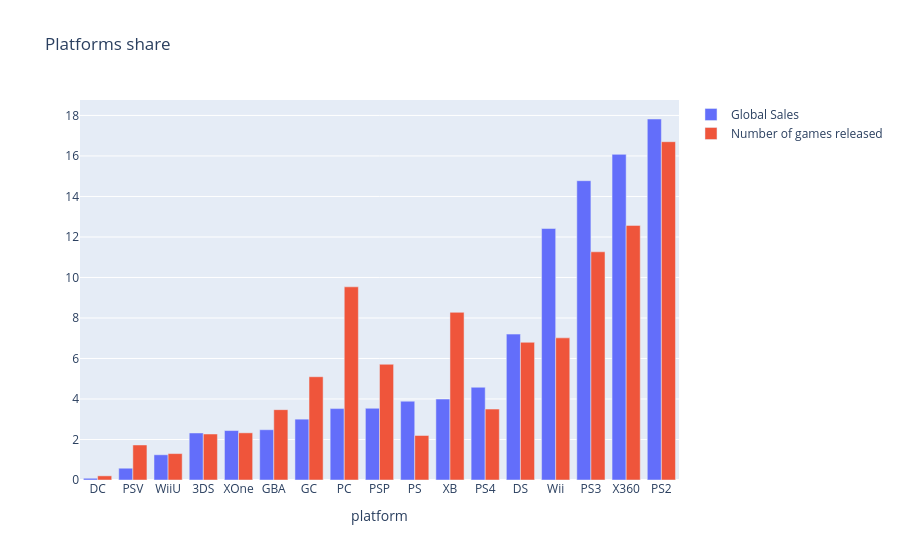

Write notebook code for a chart like this one.
### Code cell
trace0 = go.Bar(
    x=platforms_df.index,
    y=platforms_df.Global_Sales,
    name='Global Sales',
    orientation = 'v'
)

trace1 = go.Bar(
    x=platforms_df.index,
    y=platforms_df.Number_of_Games,
    name='Number of games released',
    orientation = 'v'
)

data = [trace0, trace1]
layout = {'title': 'Platforms share', 'xaxis': {'title': 'platform'}}

fig = go.Figure(data=data, layout=layout)

iplot(fig, show_link=False)

### Figure 1 — Plotly figure (JSON) as saved in the notebook; plotly's stock layout.template omitted (floating-point values rounded to 4 significant figures)
{"data": [{"name": "Global Sales", "orientation": "v", "type": "bar", "x": ["DC", "PSV", "WiiU", "3DS", "XOne", "GBA", "GC", "PC", "PSP", "PS", "XB", "PS4", "DS", "Wii", "PS3", "X360", "PS2"], "y": [0.08574, 0.5819, 1.245, 2.322, 2.441, 2.483, 3.004, 3.526, 3.541, 3.892, 3.996, 4.579, 7.204, 12.42, 14.78, 16.08, 17.82]}, {"name": "Number of games released", "orientation": "v", "type": "bar", "x": ["DC", "PSV", "WiiU", "3DS", "XOne", "GBA", "GC", "PC", "PSP", "PS", "XB", "PS4", "DS", "Wii", "PS3", "X360", "PS2"], "y": [0.2051, 1.729, 1.304, 2.271, 2.33, 3.473, 5.099, 9.538, 5.714, 2.198, 8.278, 3.502, 6.799, 7.018, 11.27, 12.57, 16.7]}], "layout": {"title": {"text": "Platforms share"}, "xaxis": {"title": {"text": "platform"}}}}
